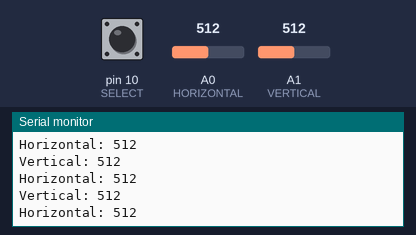
Simulated run of this sketch. Board: Arduino Uno, built with avr-gcc and run on an emulated ATmega328P. Parts: the last lines printed to the serial monitor. Inputs (shaded band) come from the test bench; at power-on: pin 10 (SELECT) LOW, A0 (HORIZONTAL) = 512, A1 (VERTICAL) = 512.

Above: at 1.2 s.
1.3 s: pin 10 (SELECT) pulled HIGH for 0.25 s
3.0 s: A0 (HORIZONTAL) set to 716
At 3.18 s:
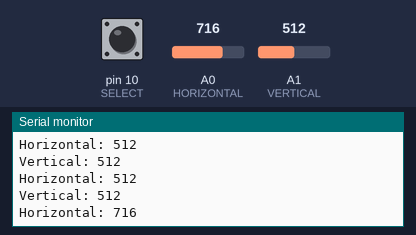
4.5 s: A1 (VERTICAL) set to 716
At 4.58 s:
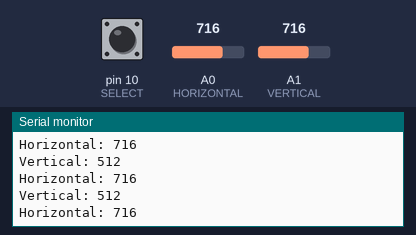
6.0 s: A0 (HORIZONTAL) set to 900
At 6.19 s:
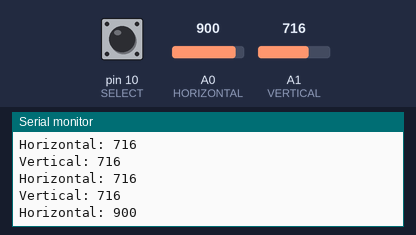
7.5 s: A1 (VERTICAL) set to 900
At 7.59 s:
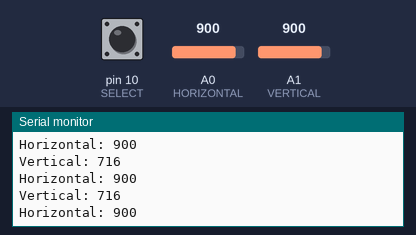
9.0 s: pin 10 (SELECT) driven HIGH
Timing chart, 0 to 12.0 s (numbered marks = the images above; inputs shaded):
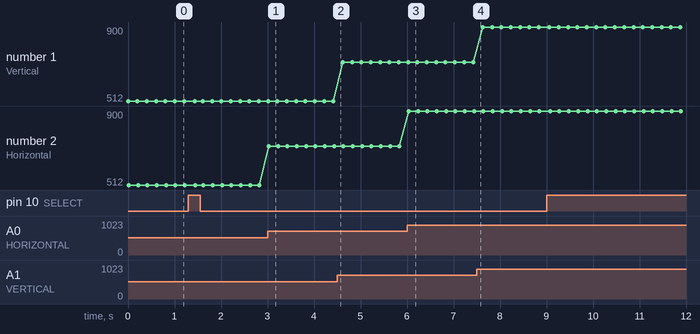

Measured:
- after the input at 3.0 s, the serial monitor: prints a new line at once (image 1)
- after the input at 6.0 s, the serial monitor: prints a new line at once (image 3)
- plotted number 2: 512 → 716 after the input at 3.0 s, 716 → 900 after the input at 6.0 s

The sketch:

17-Joystick_test.ino
```cpp
/*
    Author: Quang Tran
    Date: July 27, 2019
*/

const int VERTICAL = 1;
const int HORIZONTAL = 0;
const int SELECT = 10;

void setup() {
  pinMode(VERTICAL, INPUT);
  pinMode(HORIZONTAL, INPUT);
  pinMode(SELECT, INPUT);
  Serial.begin(9600);
}

void loop() {
  int vertical_val = analogRead(VERTICAL);
  int horizontal_val = analogRead(HORIZONTAL);
  if (digitalRead(SELECT)) {
    Serial.println(">>> SELECT is clicked <<<");
  }
  Serial.print("Vertical: ");
  Serial.println(vertical_val);
  Serial.print("Horizontal: ");
  Serial.println(horizontal_val);
  delay(200);
}
```
